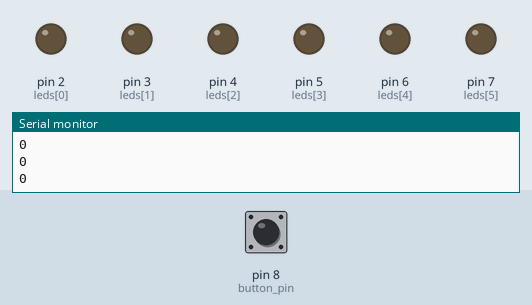
Simulated run of this sketch. Board: Arduino Uno, built with avr-gcc and run on an emulated ATmega328P. On the bench: output pins drawn as LEDs (lit = HIGH), the last lines printed to the serial monitor. Dashed ring = blinking. The test bench sets the inputs (shaded band); at power-on: pin 8 (button_pin) LOW. Random numbers use the default seed unless the sketch sets one.

Above: at 1.2 s.
1.3 s: pin 8 (button_pin) pulled HIGH for 3.2 s
At 2.7 s:
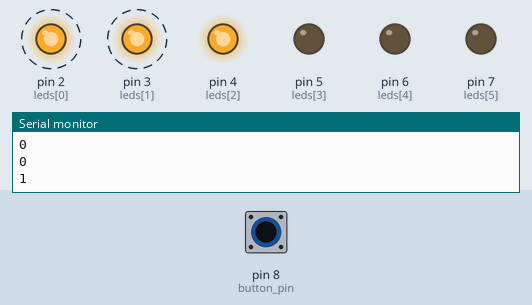
7.1 s: pin 8 (button_pin) pulled HIGH for 3.2 s
At 10.1 s:
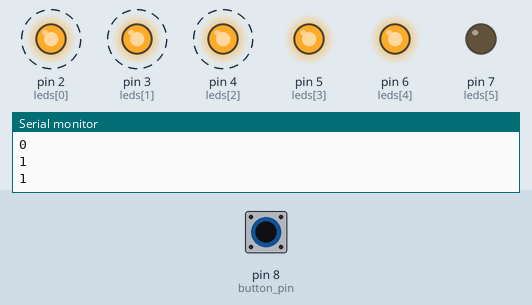
12.9 s: pin 8 (button_pin) pulled HIGH for 0.15 s
At 14.1 s:
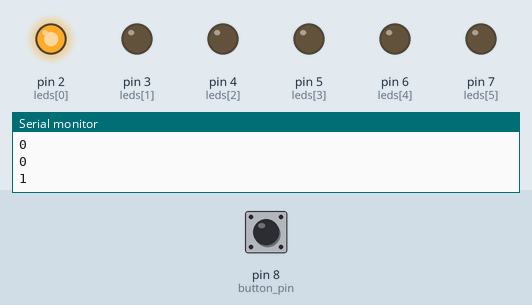
16.0 s: pin 8 (button_pin) pulled HIGH for 1 s
At 19.2 s:
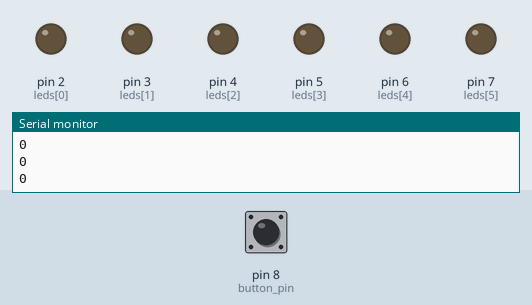
19.6 s: pin 8 (button_pin) pulled HIGH for 3.2 s
At 22.2 s:
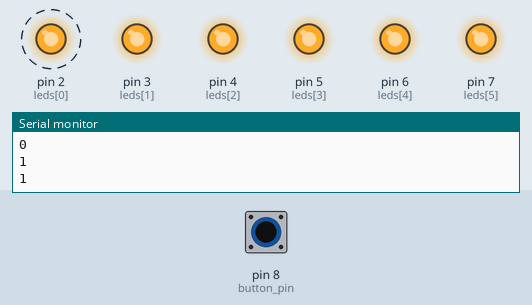
Timing chart, 0 to 25.4 s (numbered marks = the images above; inputs shaded):
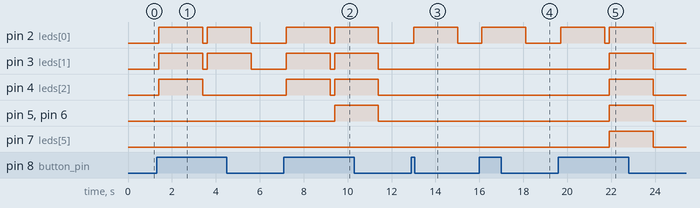

The sketch:

sketch_jan28a.ino
```cpp
int leds[] = {2,3,4,5,6,7};
int number_of_leds = 6;
int button_pin = 8;
long randnumber;
int button_value = 0;

void setup() {
  for (int i = 0; i < number_of_leds; i++) {
    pinMode(leds[i], OUTPUT);
  }
  pinMode(button_pin, INPUT);
  Serial.begin(9600);
  Serial.println(button_value);
  randomSeed(analogRead(0));
}

void loop() {
  button_value = digitalRead(button_pin);
  Serial.println(button_value);
  if ( button_value == HIGH) {
    randnumber = random(1,7);
    delay(100);
    if (randnumber == 1) {
      digitalWrite(leds[0], HIGH);
      digitalWrite(leds[1], LOW);
      digitalWrite(leds[2], LOW);
      digitalWrite(leds[3], LOW);
      digitalWrite(leds[4], LOW);
      digitalWrite(leds[5], LOW);
      delay(2000);
      digitalWrite(leds[0], LOW);
    }
    if (randnumber == 2) {
      digitalWrite(leds[0], HIGH);
      digitalWrite(leds[1], HIGH);
      digitalWrite(leds[2], LOW);
      digitalWrite(leds[3], LOW);
      digitalWrite(leds[4], LOW);
      digitalWrite(leds[5], LOW);
      delay(2000);
      digitalWrite(leds[0], LOW);
      digitalWrite(leds[1], LOW);
    }
    if (randnumber == 3) {
      digitalWrite(leds[0], HIGH);
      digitalWrite(leds[1], HIGH);
      digitalWrite(leds[2], HIGH);
      digitalWrite(leds[3], LOW);
      digitalWrite(leds[4], LOW);
      digitalWrite(leds[5], LOW);
      delay(2000);
      digitalWrite(leds[0], LOW);
      digitalWrite(leds[1], LOW);
      digitalWrite(leds[2], LOW);
    }
    if (randnumber == 4) {
      digitalWrite(leds[0], HIGH);
      digitalWrite(leds[1], HIGH);
      digitalWrite(leds[2], HIGH);
      digitalWrite(leds[3], HIGH);
      digitalWrite(leds[4], LOW);
      digitalWrite(leds[5], LOW);
      delay(2000);
      digitalWrite(leds[0], LOW);
      digitalWrite(leds[1], LOW);
      digitalWrite(leds[2], LOW);
      digitalWrite(leds[3], LOW);
    }
    if (randnumber == 5) {
      digitalWrite(leds[0], HIGH);
      digitalWrite(leds[1], HIGH);
      digitalWrite(leds[2], HIGH);
      digitalWrite(leds[3], HIGH);
      digitalWrite(leds[4], HIGH);
      digitalWrite(leds[5], LOW);
      delay(2000);
      digitalWrite(leds[0], LOW);
      digitalWrite(leds[1], LOW);
      digitalWrite(leds[2], LOW);
      digitalWrite(leds[3], LOW);
      digitalWrite(leds[4], LOW);
    }
    if (randnumber == 6) {
      digitalWrite(leds[0], HIGH);
      digitalWrite(leds[1], HIGH);
      digitalWrite(leds[2], HIGH);
      digitalWrite(leds[3], HIGH);
      digitalWrite(leds[4], HIGH);
      digitalWrite(leds[5], HIGH);
      delay(2000);
      digitalWrite(leds[0], LOW);
      digitalWrite(leds[1], LOW);
      digitalWrite(leds[2], LOW);
      digitalWrite(leds[3], LOW);
      digitalWrite(leds[4], LOW);
      digitalWrite(leds[5], LOW);
    }
  }
  delay(100);
}
```

Measured:
- after the input at 1.3 s, pin 2 (leds[0]), pin 3 (leds[1]): alternates HIGH for 2.0 s and LOW for 0.20 s, starting after 0.10 s; pin 4 (leds[2]): LOW → HIGH after 0.10 s, → LOW 2.0 s later
- after the input at 7.1 s, pin 2 (leds[0]), pin 3 (leds[1]), pin 4 (leds[2]): alternates HIGH for 2.0 s and LOW for 0.20 s, starting after 0.10 s; pin 5 (leds[3]), pin 6 (leds[4]): LOW → HIGH after 2.3 s, → LOW 2.0 s later
- after the input at 12.9 s, pin 2 (leds[0]): LOW → HIGH after 0.11 s, → LOW 2.0 s later
- after the input at 16.0 s, pin 2 (leds[0]): LOW → HIGH after 0.11 s, → LOW 2.0 s later
- after the input at 19.6 s, pin 2 (leds[0]): alternates HIGH for 2.0 s and LOW for 0.20 s, starting after 0.11 s; pin 3 (leds[1]), pin 4 (leds[2]), pin 5 (leds[3]), pin 6 (leds[4]), pin 7 (leds[5]): LOW → HIGH after 2.3 s, → LOW 2.0 s later
